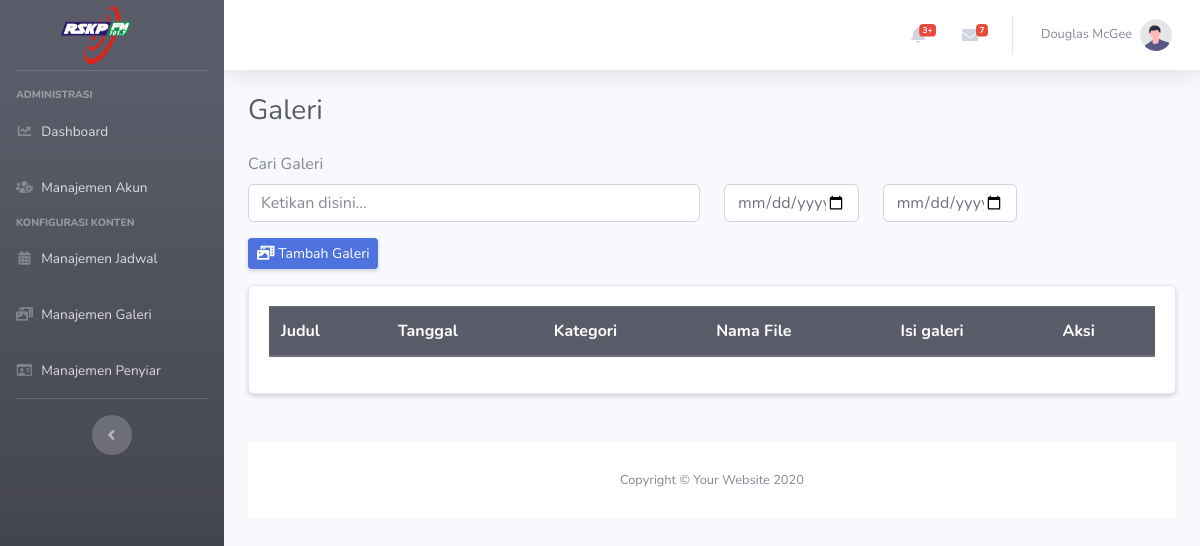
/index.php/admin/galeri, run on an earlier commit of the app's database.
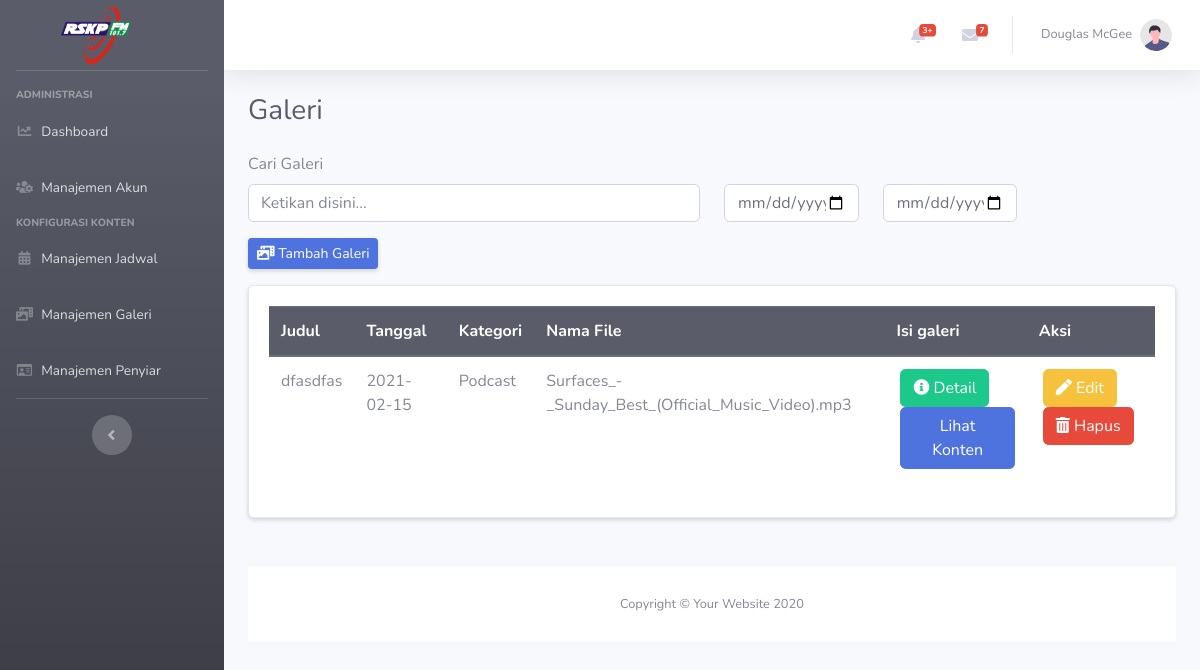
And on a later commit of the database.
### tables this page shows
CREATE TABLE `user_menu` (
  `ID_MENU` smallint(6) NOT NULL,
  `NAMA_MENU` varchar(30) DEFAULT NULL
);

CREATE TABLE `user_sub_menu` (
  `ID_SUB` int(11) NOT NULL,
  `ID_MENU` smallint(6) DEFAULT NULL,
  `JUDUL_SUB` varchar(30) DEFAULT NULL,
  `URL` text DEFAULT NULL,
  `ICON` text DEFAULT NULL,
  `SUB_ACTIVE` smallint(6) DEFAULT NULL
);

CREATE TABLE `galeri` (
  `ID_GALERI` int(11) NOT NULL,
  `ID_KATEGORI` int(11) DEFAULT NULL,
  `NAMA_FILE` text DEFAULT NULL,
  `JUDUL` text DEFAULT NULL,
  `DESC_GALERI` text DEFAULT NULL,
  `TANGGAL` date DEFAULT NULL
);

CREATE TABLE `kategori_galeri` (
  `ID_KATEGORI` int(11) NOT NULL,
  `NAMA_KATEGORI` varchar(128) DEFAULT NULL
);

### application/controllers/Admin.php (called while the page is built, shortened)
<?php
class Admin extends CI_Controller {
	function __construct(){
		$this->load->helper('download');
	}
	public function galeri()
	{
		$data['title'] = 'Galeri';
		$data['z'] = $this->AdminModel->getDataGaleri();
		$this->load->view('tema/admin/sidebar');
      	$this->load->view('tema/admin/topbar');
      	$this->load->view('admin/galeri', $data);
      	$this->load->view('tema/admin/footer');
	}
}

### index.php (called while the page is built, shortened)
<?php
require_once BASEPATH.'core/CodeIgniter.php';

### application/models/AdminModel.php (called while the page is built, shortened)
<?php
class AdminModel extends CI_Model
{
    public function getDataGaleri()
   {
    $x = $this->db->select('*')->from('galeri')->join('kategori_galeri', ' galeri.ID_KATEGORI = kategori_galeri.ID_KATEGORI ' )->get()->result_array();
    $z = array($x, $this->db->get('kategori_galeri')->result_array()) ;
      return $z;
   }
}

### application/views/admin/galeri.php (the view, shortened to what this page needs)
<div class="container-fluid">
<div class="d-sm-flex align-items-center justify-content-between mb-4">
    <h1 class="h3 mb-0 text-gray-800"><?= $title; ?></h1>
</div>
<label for="exampleFormControlInput1">Cari Galeri</label>
    <div class="row">
        <div class="form-group col-md-6">
            <input type="email" class="form-control" id="cariTransaksi" placeholder="Ketikan disini...">
        </div>
        <div class="form-group col-md-2">
            <input type="date" class="form-control" placeholder="Tanggal" aria-label="Username">
        </div>
        <div class="form-group col-md-2">
            <input type="date" class="form-control" placeholder="Tanggal" aria-label="Username">
        </div>
    </div>
<div class="row">
    <div class="form-group col-md-6">
        <a data-toggle="modal" data-target="#formTambahGaleri" class="d-none d-sm-inline-block btn btn-sm btn-primary shadow-sm"><i
        class="fas fa-fw fa-photo-video"></i> Tambah Galeri </a>
    </div>
</div>
<div class="row mb-5">
    <div class="col-md-12">
        <div class="card shadow-sm">
            <div class="card-body">
                <div class="table-responsive">
                    <table class="table">
                    <thead class="thead-dark">
                        <tr>
                            <th scope="col">Judul </th>
                            <th scope="col">Tanggal</th>
                            <th scope="col">Kategori</th>
                            <th scope="col">Nama File</th>
                            <th scope="col">Isi galeri</th>
                            <th scope="col">Aksi</th>
                        </tr>
                    </thead>
                    <tbody id="tBodyTransaksi">
                    <?php foreach($z['0'] as $g): ?>
                        <tr>
                            <td><?= $g['JUDUL']?></td>
                            <td><?= $g['TANGGAL']?></td>
                            <td><?= $g['NAMA_KATEGORI']?></td>
                            <td><?= $g['NAMA_FILE']?></td>
                            <td>
                                <a href="<?=base_url(); ?>uploads/<?= $g['NAMA_FILE']; ?>"  class="btn btn-success  ml-1 ModalInfoGaleri" data-toggle="modal"
                                        data-target="#formInfoGaleri" data-id="<?= $g['ID_GALERI']; ?>"><i class="fas fa-info-circle"></i> Detail</a>
                                <a href="<?=base_url(); ?>uploads/<?= $g['NAMA_FILE']; ?>"  class="btn btn-primary ml-1 ModalInfoGaleri">Lihat Konten</a>
                            </td>
                            <td>
                                <button href=""  class="btn btn-warning ml-1 tampilModalRevisiSPJ" data-toggle="modal"
                                    data-target="#formTambahGaleri" data-id=""><i class="fas fa-pen"></i> Edit</button>
                                <a href="<?=base_url(); ?>admin/hapusGaleri/<?= $g['ID_GALERI']; ?>"  class="btn btn-danger ml-1 " onclick="return confirm('apakah kamu yakin menghapus galeri ini');"><i class="fas fa-trash-alt"></i> Hapus</a>
                            </td>
                        </tr>
                        <?php endforeach; ?>
                    </tbody>
                    </table>
                </div>
            </div>
        </div>
    </div>
</div>

### application/views/tema/admin/sidebar.php (shortened to what this page needs)
<!DOCTYPE html>
<html lang="en">
<head>
   <link href="<?= base_url('assets/admin/vendor/fontawesome-free/css/all.min.css')?>" rel="stylesheet" type="text/css">
   <link rel="stylesheet" href="https://cdn.datatables.net/1.10.22/css/jquery.dataTables.css">
   <link href="<?= base_url()?>assets/admin/css/sb-admin-2.min.css" rel="stylesheet">
</head>
<body id="page-top">
    <div id="wrapper">
    <ul class="navbar-nav bg-gradient-dark sidebar sidebar-dark accordion" id="accordionSidebar">
<a class="sidebar-brand d-flex align-items-center justify-content-center" href="<?= base_url('property'); ?>">
  <div class="sidebar-brand-icon">
     <img src="<?= base_url('./assets/logo/logoo.png'); ?>" style="width:70px;height:70px;">
  </div>
</a>
<hr class="sidebar-divider ">
<?php
$queryMenu = " SELECT `user_menu`.`id_menu`, `nama_menu` FROM `user_menu` JOIN `user_access_menu` ON `user_menu`.`id_menu` = `user_access_menu`.`id_menu` WHERE `user_access_menu`.`id_role` = 1 ORDER BY `user_access_menu`.`id_menu` ASC ";
$menu = $this->db->query($queryMenu)->result_array();
?>
<?php foreach ($menu as $m) : ?>
<div class="sidebar-heading">
  <?= $m['nama_menu']; ?>
</div>
<?php
$querySubMenu = " SELECT * FROM `user_sub_menu` JOIN `user_menu` ON `user_sub_menu`.`id_menu` = `user_menu`.`id_menu` WHERE `user_sub_menu`.`id_menu` = {$m['id_menu']} AND `user_sub_menu`.`sub_active` = 1 AND `user_sub_menu`.`id_menu` != 3 ";
$subMenu = $this->db->query($querySubMenu)->result_array();
$title = "dashboard";
?>
<?php foreach($subMenu as $sm) : ?>
<?php if($title == $sm['JUDUL_SUB']) : ?>
<li class="nav-item active">
  <?php else : ?>
    <li class="nav-item">
    <?php endif; ?>
      <a class="nav-link" href="<?= base_url($sm['URL']); ?>">
        <i class="<?= $sm['ICON']; ?>"></i>
        <span><?= $sm['JUDUL_SUB']; ?></span></a>
    </li>
  <?php endforeach; ?>
<?php endforeach; ?>
<hr class="sidebar-divider">
<div class="text-center d-none d-md-inline">
  <button class="rounded-circle border-0" id="sidebarToggle"></button>
</div>
</ul>

### application/views/tema/admin/topbar.php (shortened to what this page needs)
  <div id="content-wrapper" class="d-flex flex-column">
<div id="content">
    <nav class="navbar navbar-expand navbar-light bg-white topbar mb-4 static-top shadow">
        <ul class="navbar-nav ml-auto">
            <li class="nav-item dropdown no-arrow mx-1">
                <a class="nav-link dropdown-toggle" href="#" id="alertsDropdown" role="button"
                    data-toggle="dropdown" aria-haspopup="true" aria-expanded="false">
                    <i class="fas fa-bell fa-fw"></i>
                    <span class="badge badge-danger badge-counter">3+</span>
                </a>
            </li>
            <li class="nav-item dropdown no-arrow mx-1">
                <a class="nav-link dropdown-toggle" href="#" id="messagesDropdown" role="button"
                    data-toggle="dropdown" aria-haspopup="true" aria-expanded="false">
                    <i class="fas fa-envelope fa-fw"></i>
                    <span class="badge badge-danger badge-counter">7</span>
                </a>
            </li>
            <li class="nav-item dropdown no-arrow">
                <a class="nav-link dropdown-toggle" href="#" id="userDropdown" role="button"
                    data-toggle="dropdown" aria-haspopup="true" aria-expanded="false">
                    <span class="mr-2 d-none d-lg-inline text-gray-600 small">Douglas McGee</span>
                    <img class="img-profile rounded-circle"
                        src="img/undraw_profile.svg">
                </a>
            </li>
        </ul>
    </nav>

### application/views/tema/admin/footer.php (shortened to what this page needs)
<footer class="sticky-footer bg-white">
   <div class="container my-auto">
      <div class="copyright text-center my-auto">
         <span>Copyright &copy; Your Website 2020</span>
      </div>
   </div>
</footer>
      </div>
   </div>
 </body>
 </html>

What changed in the data, as far as the page shows it:
added galeri: JUDUL "dfasdfas", TANGGAL "2021-02-15", ID_KATEGORI.NAMA_KATEGORI "Podcast", NAMA_FILE "Surfaces_-_Sunday_Best_(Official_Music_Video).mp3"
